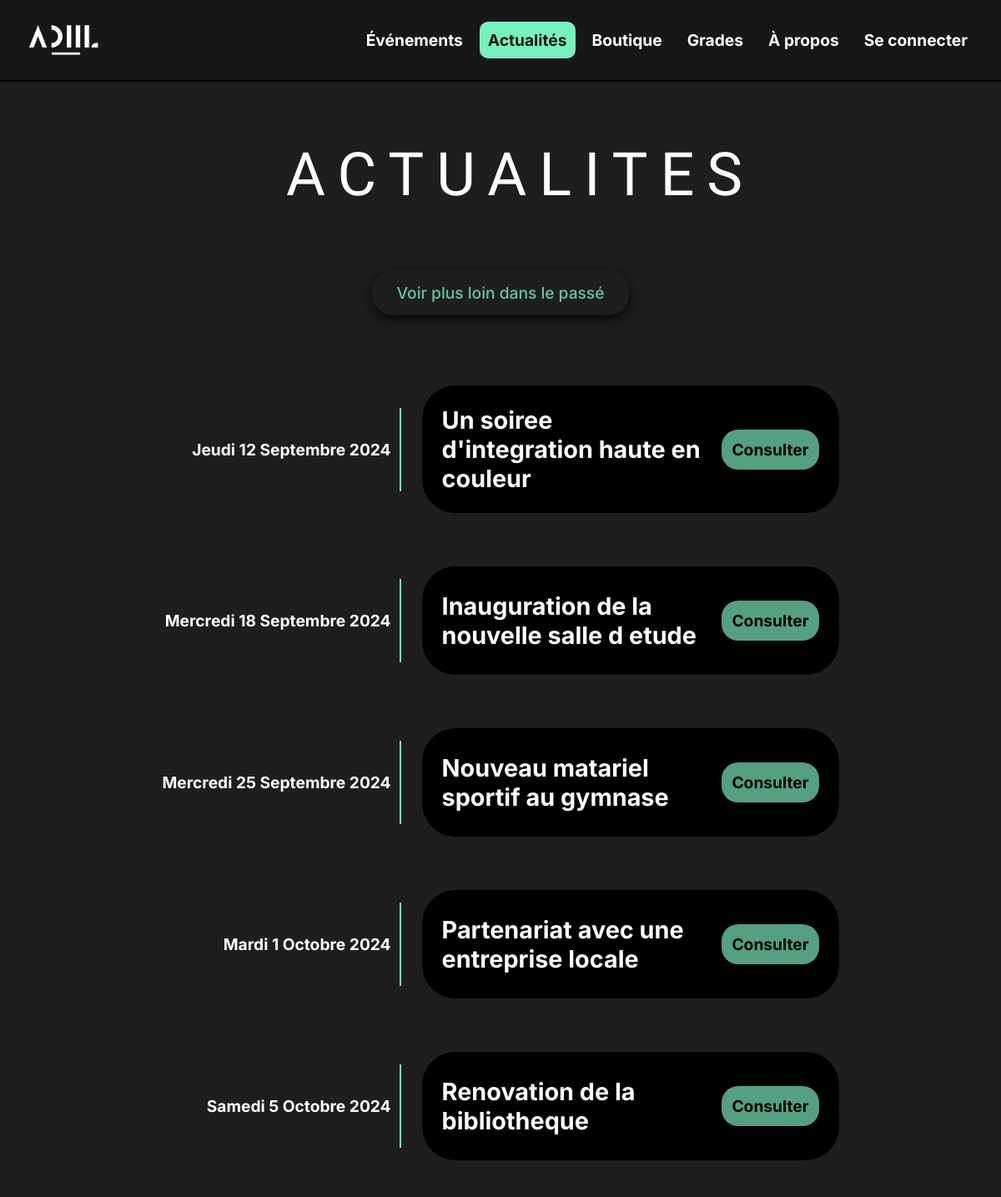
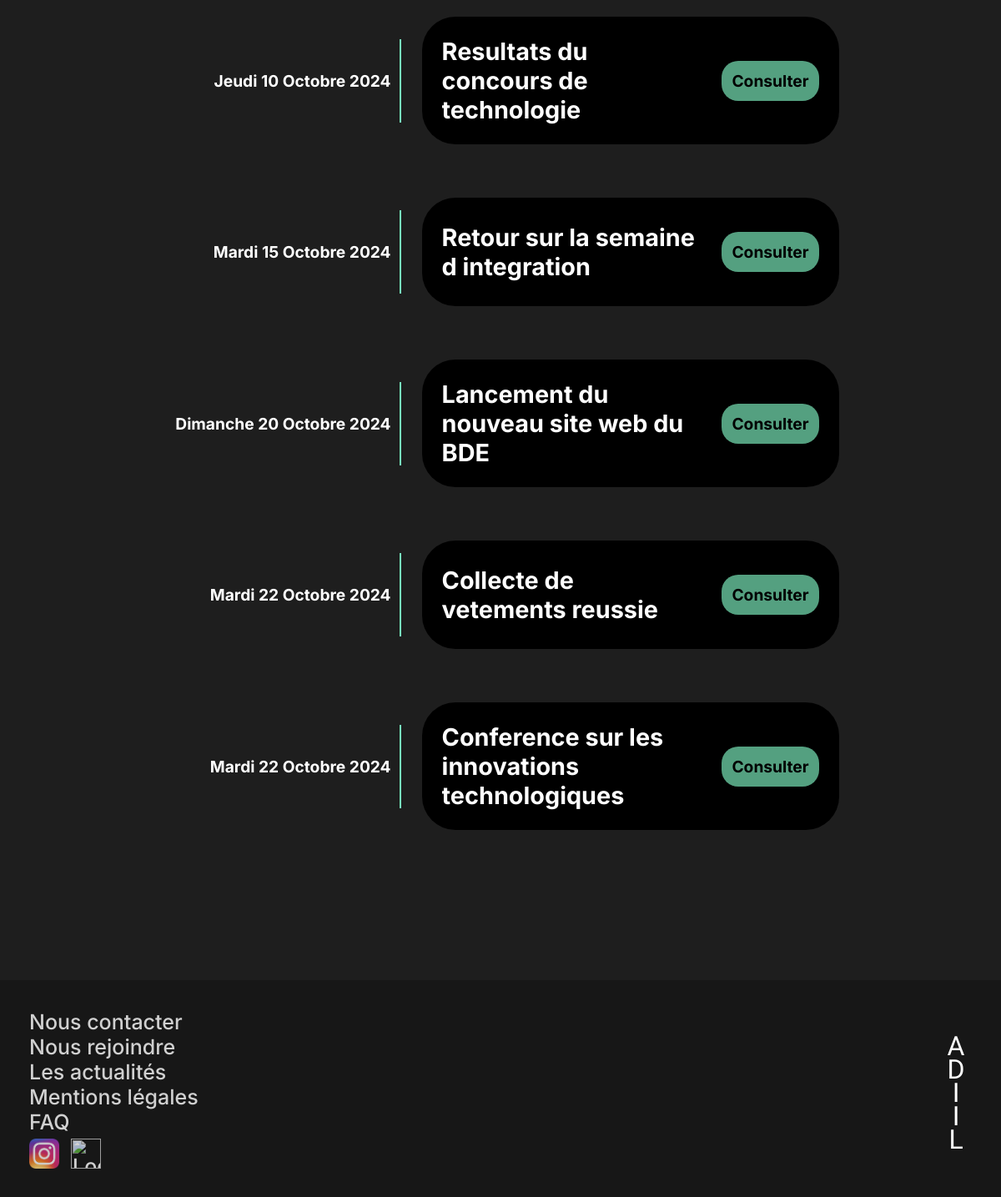
Page /news?show=15 on the committed database (2 pictures, top to bottom).
### tables this page shows
CREATE TABLE ACTUALITE(
                          id_actualite INT AUTO_INCREMENT,
                          image_actualite VARCHAR(300),
                          titre_actualite VARCHAR(100) NOT NULL,
                          contenu_actualite VARCHAR(1000),
                          date_actualite DATETIME NOT NULL,
                          id_membre INT NOT NULL,
                          PRIMARY KEY(id_actualite),
                          FOREIGN KEY(id_membre) REFERENCES MEMBRE(id_membre)
);

### src/Controller/ControllerNews.php (called while the page is built)
<?php
require_once __DIR__ . '/../Model/ModelNews.php';
$db = new DB();
$show = 5;
if (isset($_GET['show']) && is_numeric($_GET['show'])) {
    $show = (int) $_GET['show'];
}
$news = getNews($db, $show);
$joursFr = [0 => 'Dimanche', 1 => 'Lundi', 2 => 'Mardi', 3 => 'Mercredi', 4 => 'Jeudi', 5 => 'Vendredi', 6 => 'Samedi'];
$moisFr = [1 => 'Janvier', 2 => 'Février', 3 => 'Mars', 4 => 'Avril', 5 => 'Mai', 6 => 'Juin', 7 => 'Juillet', 8 => 'Août', 9 => 'Septembre', 10 => 'Octobre', 11 => 'Novembre', 12 => 'Décembre'];
$eventsToDisplay = [];
$closestFound = false;
foreach ($news as $event) {
    $eventDateValue = substr($event['date_actualite'], 0, 10);
    $eventDateInfo = getdate(strtotime($eventDateValue));
    $eventsToDisplay[] = [
        'id_actualite' => $event['id_actualite'],
        'titre_actualite' => $event['titre_actualite'],
        'date_actualite' => $event['date_actualite'],
        'date_label' => ucwords($joursFr[$eventDateInfo['wday']] . ' ' . $eventDateInfo['mday'] . ' ' . $moisFr[$eventDateInfo['mon']] . ' ' . $eventDateInfo['year']),
        'isClosest' => !$closestFound,
    ];
    if (!$closestFound) {
        $closestFound = true;
    }
}
require_once __DIR__ . '/../View/news.php';

### src/Model/database.php (called while the page is built, shortened)
<?php
class DB
{
    private $host;
    private $port;
    private $db;
    private $db_user;
    private $db_pass;
    public function __construct()
    {
        $this->host = $this->getEnvValue('DB_HOST');
        $this->port = $this->getEnvValue('DB_PORT');
        $this->db = $this->getEnvValue('DB_NAME');
        $this->db_user = $this->getEnvValue('DB_USER');
        $this->db_pass = $this->getEnvValue('DB_PASS');
    }
    public function connect()
    {
        $conn = new mysqli($this->host, $this->db_user, $this->db_pass, $this->db, (int) $this->port);
        $conn->set_charset("utf8mb4");
        return $conn;
    }
    public function select($sql, $types = "", $args = [])
    {
        $conn = $this->connect();
        $stmt = $conn->prepare($sql);
        if (!empty($types))
        {
            $stmt->bind_param($types, ...$args);
        }
        $stmt->execute();
        $result = $stmt->get_result();
        $data = $result->fetch_all(MYSQLI_ASSOC);
        return $data;
    }
    private function getEnvValue(string $key): string
    {
        $value = $_ENV[$key] ?? null;
        if ($value === null || $value === '') {
            return '';
        }
        return (string) $value;
    }
}
?>

### src/Model/ModelNews.php (called while the page is built)
<?php
require_once __DIR__ . '/database.php';
function getNews(DB $db, int $show): array
{
    return $db->select(
        'SELECT id_actualite, titre_actualite, date_actualite FROM ACTUALITE WHERE date_actualite <= NOW() ORDER BY date_actualite ASC LIMIT ?;',
        'i',
        [$show]
    );
}

### src/View/news.php (the view, shortened to what this page needs)
<!DOCTYPE html>
<html lang="fr">
<head>
    <link rel="stylesheet" href="<?php echo $base; ?>public/styles/news_style.css">
    <link rel="stylesheet" href="<?php echo $base; ?>public/styles/general_style.css">
    <link rel="stylesheet" href="<?php echo $base; ?>public/styles/header_style.css">
    <link rel="stylesheet" href="<?php echo $base; ?>public/styles/footer_style.css">
</head>
<body class="body_margin">
<h1>ACTUALITES</h1>
<section>
    <a class="show-more" href="<?php echo $base; ?>news?show=<?php echo $show + 10; ?>">Voir plus loin dans le passé</a>
    <div class="events-display">
        <?php foreach ($eventsToDisplay as $event): ?>
            <div class="event-box" id="<?php echo $event['isClosest'] ? 'closest-event' : ''; ?>">
                <div class="timeline-event">
                    <h4><?php echo $event['date_label']; ?></h4>
                    <div class="vertical-line"></div>
                </div>
                <div class="event" event-id="<?php echo $event['id_actualite']; ?>">
                    <div>
                        <h2 style="margin-bottom: 0px;"><?php echo htmlspecialchars($event['titre_actualite']); ?></h2>
                    </div>
                    <h4 class="event-not-subscribed">Consulter</h4>
                </div>
            </div>
        <?php endforeach; ?>
    </div>
</section>
</body>
</html>

### public/styles/news_style.css (style rules this page uses)
section { height: fit-content; }
h1 { text-align: center; width: 100%; margin-left: 0; font-size: 4.5em; letter-spacing: 15px; line-height: 100px; font-weight: 500; font-family: "Koulen", sans-serif; }
.event-not-subscribed { background-color: rgb(84, 160, 128); }
.events-display { width: fit-content; margin: auto; margin-bottom: 5vh; padding: 20px; height: fit-content; display: flex; flex-direction: column; justify-content: space-evenly; gap: 8vh; align-items: flex-end; align-self: center; position: relative; }
.event { display: flex; justify-content: space-between; align-items: center; width: 40vw; min-width: 500px; max-width: 780px; min-height: 130px; max-height: 170px; border-radius: 40px; padding: 2vw 1vw; background-color: #000000; font-size: 1.2em; overflow: hidden; cursor: pointer; position: relative; transition: all 0.3s ease-in-out; }
.event > div { width: 100%; overflow: hidden; }
.event > * { margin-left: 1vw; margin-right: 1vw; }
.event > div h2 { margin-bottom: 10px; }
.event h4 { width: 125px; border-radius: 20px; align-self: center; text-align: center; padding: 12px; color: #000000; }
.event-box { display: flex; align-items: center; position: relative; }
.timeline-event { display: flex; align-items: center; margin-right: 25px; }
.timeline-event h4 { font-size: 1.2em; text-align: right; padding-right: 10px; }
.vertical-line { width: 2px; height: 100px; background-color: rgb(119, 241, 190); margin: 0 auto; left: 10px; }
.show-more { opacity: 80%; display: block; text-align: center; font-size: 1.2em; font-weight: 500; width: fit-content; padding: 15px 30px; color: rgb(119, 241, 190); border-radius: 25px; box-shadow: 0 5px 15px rgba(0, 0, 0, 1); transition: all 0.3s ease-in-out; text-decoration: none; margin: 8vh auto 8vh auto ; }

### public/styles/general_style.css (style rules this page uses)
* { box-sizing: border-box; padding: 0; margin: 0; z-index: 2; }
html { font-family: "Inter", sans-serif; color: white; background-color: #1e1e1e; margin-top: 20vh; overflow-x: hidden; }
body { display: flex; flex-direction: column; min-height: 100vh; overflow-x: hidden; overflow-x: clip; width: 100%; max-width: 100vw; }
.body_margin > *:not(header):not(footer) { margin-right: 2vw; margin-left: 2vw; flex: 1; }
a { color: inherit; text-decoration: none; }

### rows in the picture
actualite: date_label "Jeudi 12 Septembre 2024", titre_actualite "Un soiree d'integration haute en couleur"
actualite: date_label "Mercredi 18 Septembre 2024", titre_actualite "Inauguration de la nouvelle salle d etude"
actualite: date_label "Mercredi 25 Septembre 2024", titre_actualite "Nouveau matariel sportif au gymnase"
actualite: date_label "Mardi 1 Octobre 2024", titre_actualite "Partenariat avec une entreprise locale"
actualite: date_label "Samedi 5 Octobre 2024", titre_actualite "Renovation de la bibliotheque"
actualite: date_label "Jeudi 10 Octobre 2024", titre_actualite "Resultats du concours de technologie"
actualite: date_label "Mardi 15 Octobre 2024", titre_actualite "Retour sur la semaine d integration"
actualite: date_label "Dimanche 20 Octobre 2024", titre_actualite "Lancement du nouveau site web du BDE"
actualite: date_label "Mardi 22 Octobre 2024", titre_actualite "Collecte de vetements reussie"
actualite: date_label "Mardi 22 Octobre 2024", titre_actualite "Conference sur les innovations technologiques"
